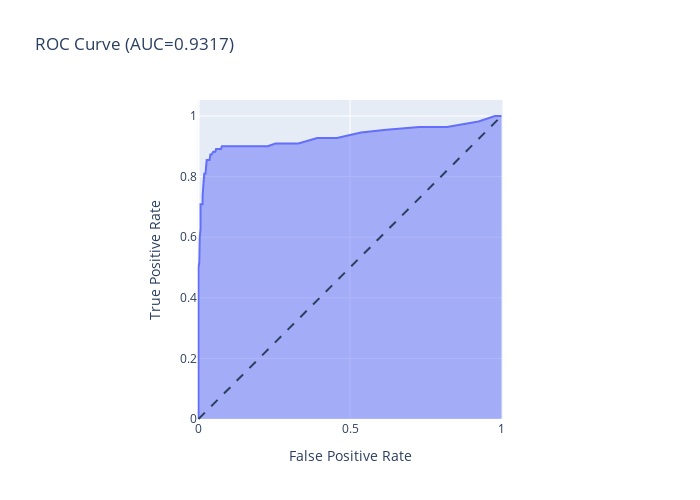

The code cell stored with this chart in its notebook:
### Code cell
optimal_threshold(RFS)

### Figure 1 — Plotly figure (JSON) as saved in the notebook; plotly's stock layout.template omitted (floating-point values rounded to 4 significant figures)
{"data": [{"hovertemplate": "False Positive Rate=%{x}<br>True Positive Rate=%{y}<extra></extra>", "legendgroup": "", "line": {"color": "#636efa"}, "mode": "lines", "name": "", "orientation": "v", "showlegend": false, "stackgroup": "1", "type": "scatter", "x": [0, 0, 0, 0, 0, 0, 0, 0, 0, 0, 0, 0, 0, 0, 0, 0, 0, 0, 0, 0.002703, 0.002703, 0.002703, 0.002703, 0.004054, 0.006757, 0.006757, 0.006757, 0.009459, 0.01081, 0.01351, 0.01351, 0.01622, 0.01757, 0.01892, 0.02297, 0.02568, 0.02703, 0.03108, 0.03649, 0.03919, 0.04324, 0.04865, 0.0527, 0.05541, 0.05811, 0.07027, 0.07432, 0.07703, 0.08108, 0.09324, 0.0973, 0.1068, 0.1108, 0.1392, 0.1419, 0.1541, 0.1865, 0.2054, 0.2284, 0.2541, 0.3297, 0.3919, 0.4568, 0.5365, 0.6203, 0.7284, 0.8203, 0.9243, 0.9784, 1], "xaxis": "x", "y": [0, 0.009091, 0.09091, 0.1182, 0.1364, 0.1545, 0.1818, 0.2, 0.2273, 0.2455, 0.2818, 0.2909, 0.3182, 0.3364, 0.3727, 0.4545, 0.4636, 0.4909, 0.5, 0.5182, 0.5273, 0.5636, 0.5909, 0.6, 0.6273, 0.6727, 0.7091, 0.7091, 0.7091, 0.7091, 0.7364, 0.7727, 0.7818, 0.8091, 0.8091, 0.8455, 0.8545, 0.8545, 0.8545, 0.8727, 0.8727, 0.8818, 0.8818, 0.8818, 0.8909, 0.8909, 0.8909, 0.9, 0.9, 0.9, 0.9, 0.9, 0.9, 0.9, 0.9, 0.9, 0.9, 0.9, 0.9, 0.9091, 0.9091, 0.9273, 0.9273, 0.9455, 0.9545, 0.9636, 0.9636, 0.9818, 1, 1], "yaxis": "y"}], "layout": {"height": 500, "legend": {"tracegroupgap": 0}, "shapes": [{"line": {"dash": "dash"}, "type": "line", "x0": 0, "x1": 1, "y0": 0, "y1": 1}], "title": {"text": "ROC Curve (AUC=0.9317)"}, "width": 700, "xaxis": {"anchor": "y", "constrain": "domain", "domain": [0, 1], "title": {"text": "False Positive Rate"}}, "yaxis": {"anchor": "x", "domain": [0, 1], "scaleanchor": "x", "scaleratio": 1, "title": {"text": "True Positive Rate"}}}}
